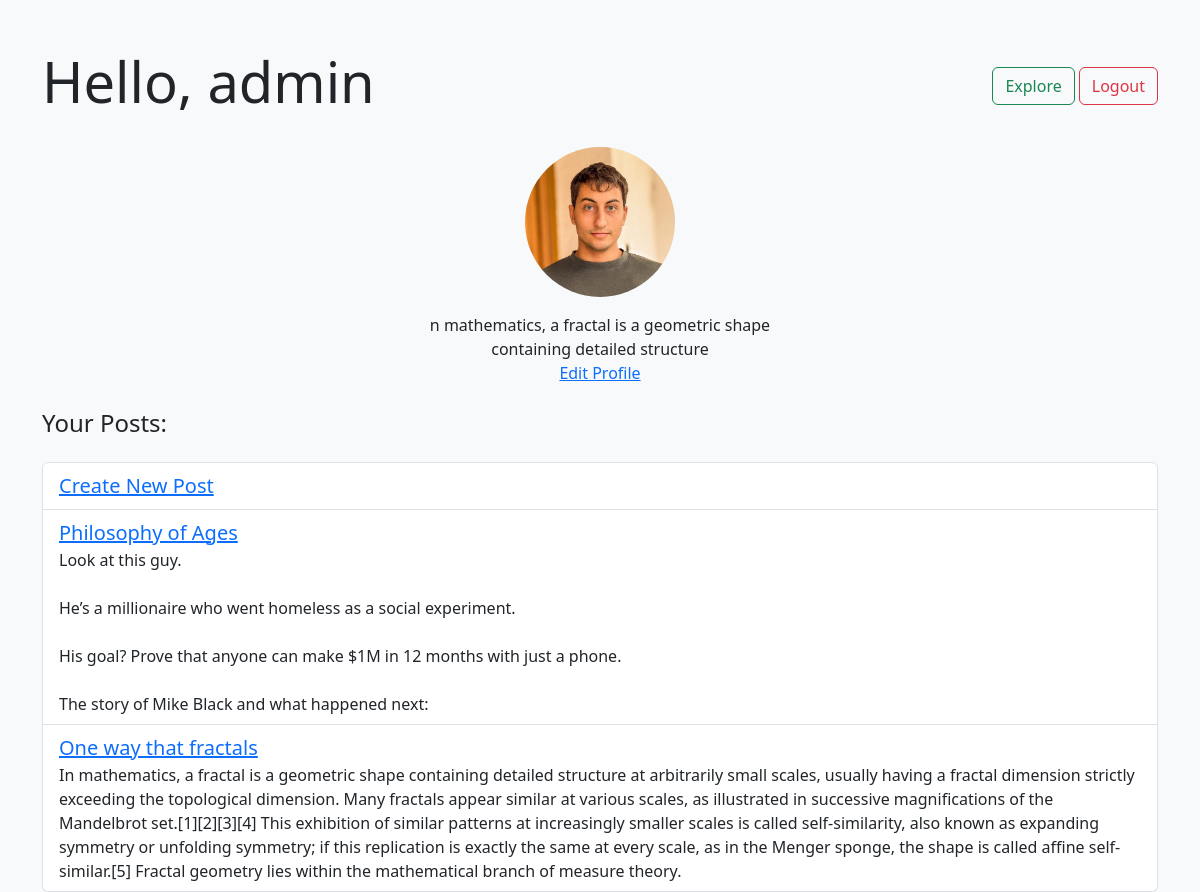
/accounts/profile/ (signed in), run on the app's committed database.
### accounts/models.py (models this page shows, shortened)
class Profile(models.Model):
    user = models.OneToOneField(User, on_delete=models.CASCADE)
    profile_picture = models.ImageField(upload_to='profile_pictures/', default='profile_pictures/def_pfp.png')
    bio =  models.TextField(blank=True, null=True)

class Post(models.Model):
    title = models.CharField(max_length=200)
    text = models.TextField()
    user = models.ForeignKey(User, on_delete=models.CASCADE)
    created_at = models.DateTimeField(default=datetime.now)

### accounts/views.py (the view)
# urls.py: path('profile/', user_profile, name='profile'),
def user_profile(request):
    user_posts = Post.objects.filter(user=request.user).order_by('-created_at')
    profile = Profile.objects.get(user=request.user)
    return render(request, 'accounts/profile.html', {'user':request.user, 'user_posts':user_posts, 'profile':profile})

### accounts/templates/accounts/profile.html (shortened to what this page needs)
{% load static %}
<!doctype html>
<html lang="en">
    <head>
        <link
            href="https://cdn.jsdelivr.net/npm/bootstrap@5.3.0-alpha1/dist/css/bootstrap.min.css"
            rel="stylesheet"
        />
    </head>
    <body class="bg-light">
        <div class="container mt-5">
            <div class="d-flex justify-content-between align-items-center mb-4">
                <h1 class="display-4 text-dark">Hello, {{ user.username }}</h1>
                <div class="d-flex flex-row">
                    <a href="{% url 'explore' %}">
                        <button
                            type="submit"
                            class="btn btn-outline-success me-1"
                        >
                            Explore
                        </button>
                    </a>
                    <form method="POST" action="{% url 'logout' %}">
                        <button type="submit" class="btn btn-outline-danger">
                            Logout
                        </button>
                    </form>
                </div>
            </div>
            <div class="row mb-4 justify-content-center">
                <div class="col-md-4 text-center">
                    <div class="d-flex flex-column align-items-center">
                        <img
                            src="{{ profile.profile_picture.url }}"
                            alt="Profile Picture"
                            class="rounded-circle mb-3"
                            style="
                                width: 150px;
                                height: 150px;
                                object-fit: cover;
                            "
                        />
                        <a>{{ profile.bio|linebreaksbr }}</a>
                    </div>
                    <a href="{% url 'edit_profile' %}">Edit Profile</a>
                </div>
            </div>
            <h2 class="h4 mb-4 text-dark">Your Posts:</h2>
            <ul class="list-group">
                <li
                    class="list-group-item d-flex justify-content-between align-items-center"
                >
                    <a
                        href="{% url 'create_post' %}"
                        class="text-primary font-weight-bold fs-5"
                    >
                        Create New Post
                    </a>
                </li>
                {% for post in user_posts %}
                <li
                    class="list-group-item d-flex flex-column justify-content-between align-items-start"
                >
                    <a
                        href="{% url 'post_detail' post.id %}"
                        class="text-primary font-weight-bold fs-5"
                    >
                        {{ post.title }}
                    </a>
                    {{ post.text|linebreaksbr }}
                </li>
                {% endfor %}
            </ul>
        </div>
    </body>
</html>

### data on the page
Profile: profile_picture (picture), bio "n mathematics, a fractal is a geometric shape containing detailed structure"
Post: title "Philosophy of Ages", text "Look at this guy. He’s a millionaire who went homeless as a social experiment. His goal? Prove that anyone can make $1M in 12 months with just a phone. The story of Mike Black and what happened next:"
Post: title "One way that fractals", text "In mathematics, a fractal is a geometric shape containing detailed structure at arbitrarily small scales, usually having a fractal dimension strictly exceeding the topological dimension. Many fractals appear similar at various scales, as illustrated in successive magnifications of the Mandelbrot set.[1][2][3][4] This exhibition of similar patterns at increasingly smaller scales is called self-similarity, also known as expanding symmetry or unfolding symmetry; if this replication is exactly the same at every scale, as in the Menger sponge, the shape is called affine self-similar.[5] Fractal geometry lies within the mathematical branch of measure theory."

### other printed values
{{ user.username }} "admin"
